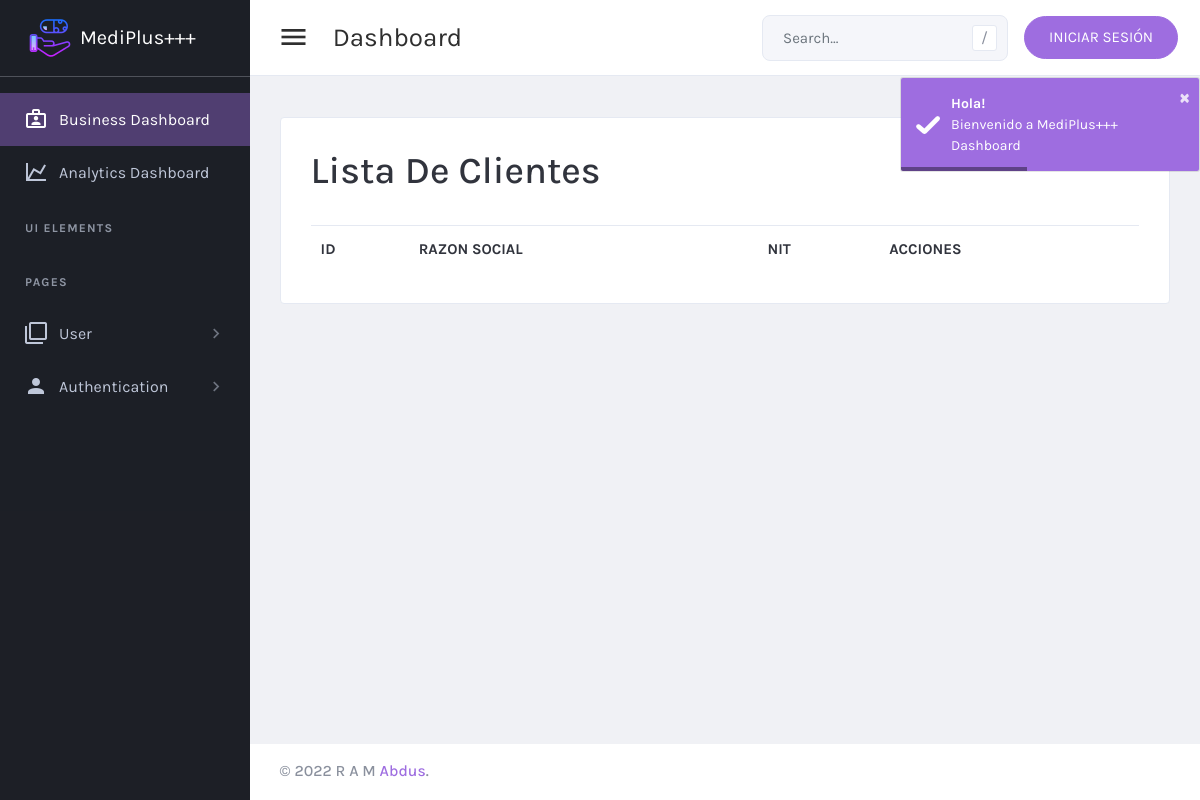
Page /controlador/clienteListar.php on the earlier database version.
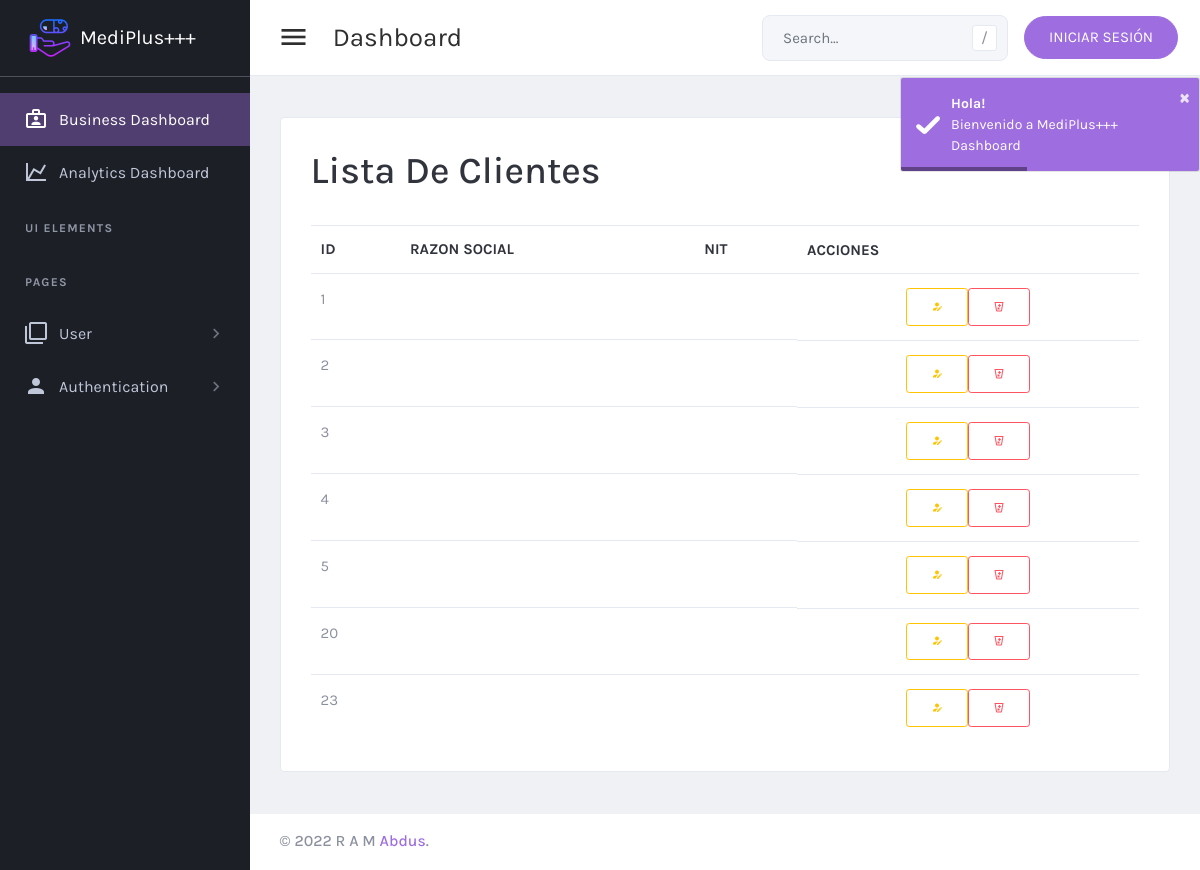
Same page on the later database version.
### tables this page shows
CREATE TABLE `clientes` (
  `id_cliente` int(11) NOT NULL,
  `nombre` varchar(100) NOT NULL,
  `paterno` varchar(45) NOT NULL,
  `materno` varchar(45) DEFAULT NULL,
  `ciudad` varchar(45) DEFAULT NULL,
  `cedula` varchar(45) DEFAULT NULL,
  `estado` tinyint(1) NOT NULL
);

### controlador/clienteListar.php (called while the page is built, shortened)
<?php
include_once("../modelo/Cliente.php");
$cliente = new Cliente("","","","","","","");
$listaClientes = $cliente->listar("");
include_once("../vista/clienteListar.php");

### modelo/Cliente.php (called while the page is built, shortened)
<?php
class Cliente{
	public function listar($palabra){
		$db = new Conexion();
		$sql = $db->query("SELECT * FROM clientes WHERE nombre like '$palabra%' AND estado = true");
		return $sql;
	}
}
?>

### vista/clienteListar.php (the view, shortened to what this page needs)
<?php
include_once("../vista/components/header.php");
?>
<div class="card card-default">
  <div class="card-header ">
    <h1>Lista de Clientes</h1>
  </div>
  <div class="card-body">
    <table id="productsTable" class="table table-hover table-product" style="width:100%">
      <thead>
        <tr>
          <th> ID </th>
          <th> RAZON SOCIAL </th>
          <th> NIT </th>
          <th> ACCIONES </th>
        </tr>
      </thead>
      <tbody>
        <?php while ($datos = mysqli_fetch_array($listaClientes)) { ?>
          <tr>
            <td><?= $datos['id_cliente'] ?></td>
            <td><?= $datos['razon_social'] ?></td>
            <td><?= $datos['nit_ci'] ?></td>
            <td style="display: flex; justify-content: center;">
              <a type="button" class="btn btn-sm btn-outline-warning" href="clienteModificar.php?id=<?= $datos['id_cliente'] ?>">
                <i class="mdi mdi-account-edit"></i>
              </a>
              <form action="clienteListar.php" method="POST">
                <button type="submit" class="btn btn-sm btn-outline-danger" name="eliminar"> <i class="mdi mdi-delete-variant"></i> </button>
              </form>
            </td>
          </tr>
        <?php
        }
        ?>
      </tbody>
    </table>
  </div>
</div>
<?php
include_once("../vista/components/footer.php");
?>

Differences in the rows shown:
now on this page (row edited): clientes: id_cliente "1"
now on this page (row edited): clientes: id_cliente "2"
now on this page (row edited): clientes: id_cliente "3"
added clientes: id_cliente "4"
added clientes: id_cliente "5"
added clientes: id_cliente "20"
added clientes: id_cliente "23"
